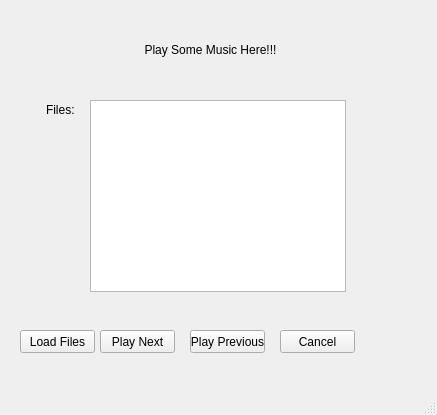
<?xml version="1.0" encoding="UTF-8"?>
<ui version="4.0">
 <class>Music</class>
 <widget class="QMainWindow" name="Music">
  <property name="geometry">
   <rect>
    <x>0</x>
    <y>0</y>
    <width>437</width>
    <height>415</height>
   </rect>
  </property>
  <property name="windowTitle">
   <string>MainWindow</string>
  </property>
  <widget class="QWidget" name="centralwidget">
   <widget class="QListWidget" name="listWidget">
    <property name="geometry">
     <rect>
      <x>90</x>
      <y>100</y>
      <width>256</width>
      <height>192</height>
     </rect>
    </property>
   </widget>
   <widget class="QLabel" name="label">
    <property name="geometry">
     <rect>
      <x>120</x>
      <y>40</y>
      <width>181</width>
      <height>20</height>
     </rect>
    </property>
    <property name="text">
     <string>Play Some Music Here!!!</string>
    </property>
    <property name="alignment">
     <set>Qt::AlignCenter</set>
    </property>
   </widget>
   <widget class="QLabel" name="label_2">
    <property name="geometry">
     <rect>
      <x>46</x>
      <y>100</y>
      <width>31</width>
      <height>20</height>
     </rect>
    </property>
    <property name="text">
     <string>Files:</string>
    </property>
   </widget>
   <widget class="QPushButton" name="pushButton">
    <property name="geometry">
     <rect>
      <x>20</x>
      <y>330</y>
      <width>75</width>
      <height>23</height>
     </rect>
    </property>
    <property name="text">
     <string>Load Files</string>
    </property>
   </widget>
   <widget class="QPushButton" name="pushButton_2">
    <property name="geometry">
     <rect>
      <x>100</x>
      <y>330</y>
      <width>75</width>
      <height>23</height>
     </rect>
    </property>
    <property name="text">
     <string>Play Next</string>
    </property>
   </widget>
   <widget class="QPushButton" name="pushButton_3">
    <property name="geometry">
     <rect>
      <x>190</x>
      <y>330</y>
      <width>75</width>
      <height>23</height>
     </rect>
    </property>
    <property name="text">
     <string>Play Previous</string>
    </property>
   </widget>
   <widget class="QPushButton" name="pushButton_5">
    <property name="geometry">
     <rect>
      <x>280</x>
      <y>330</y>
      <width>75</width>
      <height>23</height>
     </rect>
    </property>
    <property name="text">
     <string>Cancel</string>
    </property>
   </widget>
  </widget>
  <widget class="QStatusBar" name="statusbar"/>
 </widget>
 <resources/>
 <connections/>
</ui>
